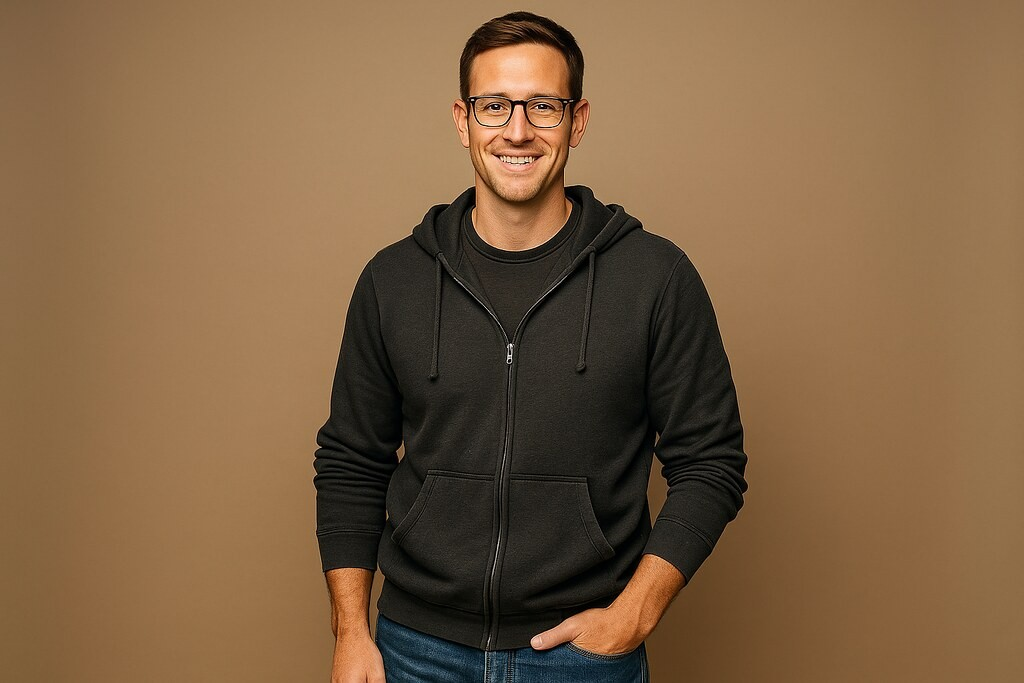
#> input picture tests/fixtures/portrait.jpg, 1024 x 683 px
$ python -i procedural.py   (imports and definitions only)
#> lines starting #> are read from the running program, lines starting #| are printed output that depends on the picture; after the words box and inside, x2 and y2 are one past the last pixel; in counts of white or black regions, pixels touching at a corner belong together
### packages/card/src/card/matte.py
"""Mask arithmetic. Grow, shrink, fill holes, drop islands, refine a matte.

Three places need the same handful of operations on an alpha channel, and they
are the same operations whether the matte came from BiRefNet or from the colour
distance in procedural.py:

  services/cutout  cleans what the model returned before it leaves the service
  card/procedural  builds the mock matte out of these
  card/compose     seals whatever it is handed before it composites

Nothing here knows about a model. A mask goes in, a mask comes out.

Two costs worth knowing. Pillow's rank filters are O(k^2) per pixel, so a 20 px
MaxFilter over a 2048 px photo is seconds, and `grow` and `shrink` use a blur and
a threshold instead. And a Python loop per pixel is seconds too, which is why
the hole filling and the island dropping both work on runs of a row, a handful
per row, instead of on pixels.
"""

from __future__ import annotations

import numpy as np
from PIL import Image, ImageFilter

# The matte's 50 percent line: at or above this alpha a pixel is the person.
HALF = 128


def as_mask(binary: np.ndarray) -> Image.Image:
    """A bool array as an 8-bit Pillow mask."""
    return Image.fromarray(binary.astype(np.uint8) * 255, "L")


def grow(mask: Image.Image, radius: float) -> Image.Image:
    """Dilate by about `radius`. A blur and a low threshold.

    A rank filter wide enough to seal the gap between a pair of glasses and the
    edge of a face is 20 px across, and Pillow's MaxFilter is O(k^2) per pixel.
    A blur costs the same whatever the radius.
    """
    return mask.filter(ImageFilter.GaussianBlur(radius)).point(lambda v: 255 if v >= 64 else 0)


def shrink(mask: Image.Image, radius: float) -> Image.Image:
    """Erode by about `radius`. The same blur with a high threshold."""
    return mask.filter(ImageFilter.GaussianBlur(radius)).point(lambda v: 255 if v >= 192 else 0)


def fill_holes(binary: np.ndarray) -> np.ndarray:
    """Close gaps inside the subject: anything false the border cannot reach.

    The background is split into runs and joined into pieces, the same way
    `largest_blob` joins the subject. A piece with a pixel on any edge of the
    frame is the real background. Every other piece is enclosed by the subject,
    so it is a hole, and it is filled. A subject that runs off an edge of the
    frame does not close anything off against that edge.

    Pieces join through a shared side, not a shared corner, which is what a
    flood fill does. This used to be one: ImageDraw.floodfill, which is a
    Python loop per pixel and took a second over a 1100 px phone photo.
    """
    height, width = binary.shape
    if not height or not width:
        return binary.copy()
    rows, starts, ends, roots, _ = _label_runs(~binary)
    open_to_edge = {
        root
        for row, start, end, root in zip(rows, starts, ends, roots, strict=True)
        if row == 0 or row == height - 1 or start == 0 or end == width
    }
    filled = binary.copy()
    for row, start, end, root in zip(rows, starts, ends, roots, strict=True):
        if root not in open_to_edge:
            filled[row, start:end] = True
    return filled


def _label_runs(binary: np.ndarray) -> tuple[list[int], list[int], list[int], list[int], dict]:
    """Connected components, as runs of true pixels joined row to row.

    Returns the runs (row, start, end), the component each one belongs to, and
    how many pixels each component holds. Rows are collapsed into runs first,
    which is quick because a silhouette has a handful of runs per row rather
    than a few thousand pixels.
    """
    padded = np.zeros((binary.shape[0], binary.shape[1] + 2), dtype=np.int8)
    padded[:, 1:-1] = binary
    change = np.diff(padded, axis=1)
    rows, starts = (array.tolist() for array in np.nonzero(change == 1))
    ends = np.nonzero(change == -1)[1].tolist()

    parent = list(range(len(starts)))

    def find(index: int) -> int:
        while parent[index] != index:
            parent[index] = parent[parent[index]]
            index = parent[index]
        return index

    # first[r] is where row r's runs begin, so they are the slice first[r]:first[r+1].
    first = np.searchsorted(rows, np.arange(binary.shape[0] + 1)).tolist()

    for row in range(1, binary.shape[0]):
        here, above = first[row], first[row - 1]
        while here < first[row + 1] and above < first[row]:
            if starts[here] < ends[above] and starts[above] < ends[here]:
                root_here, root_above = find(here), find(above)
                if root_here != root_above:
                    parent[root_above] = root_here
            if ends[here] < ends[above]:
                here += 1
            else:
                above += 1

    roots = [find(index) for index in range(len(starts))]
    sizes: dict[int, int] = {}
    for index, root in enumerate(roots):
        sizes[root] = sizes.get(root, 0) + ends[index] - starts[index]
    return rows, starts, ends, roots, sizes


def _keep(binary: np.ndarray, wanted) -> np.ndarray:
    """Rebuild a mask from the runs whose component `wanted` says to keep."""
    rows, starts, ends, roots, sizes = _label_runs(binary)
    out = np.zeros_like(binary)
    for index, root in enumerate(roots):
        if wanted(sizes[root], sizes):
            out[rows[index], starts[index] : ends[index]] = True
    return out


def largest_blob(binary: np.ndarray) -> np.ndarray:
    """Keep the biggest connected piece and drop every other one.

    A dark patch of floor in one corner, a speck of shadow, a picture frame on
    the wall: anything the matte caught that is not joined to the body goes.
    """
    if not binary.any():
        return binary
    biggest = max(_label_runs(binary)[4].values())
    return _keep(binary, lambda size, _: size == biggest)


# [55 lines left out: functions drop_small_islands, refine_matte, not called in this run]


__all__ = [
    "HALF",
    "as_mask",
    "drop_small_islands",
    "fill_holes",
    "grow",
    "largest_blob",
    "refine_matte",
    "shrink",
]

### packages/card/src/card/procedural.py
"""Stand-ins for the two vision models, written with numpy and Pillow.

`stadium()` draws a ballpark background. It is what the mock art service returns
and what `render.py --fixture` uses, so a laptop can render a card with no GPU
and no weights.

`plain_wall_cutout()` mattes a subject off a plain background by colour distance.
It is what the mock cutout service uses. It only works on the input this demo
asks for, a photo against a plain wall, and it is not trying to be BiRefNet.

Both are deterministic. Same arguments in, same pixels out.
"""

from __future__ import annotations

import numpy as np
from PIL import Image, ImageDraw, ImageFilter

from card.matte import fill_holes, grow, largest_blob, shrink

# Two parks. None for `glow` means a daylight park, so no floodlights.
_NIGHT = {
    "sky": ((5, 10, 32), (30, 56, 104)),
    "stands": (20, 27, 50),
    "wall": (16, 52, 36),
    "grass": ((34, 104, 58), (18, 62, 36)),
    "dirt": (112, 74, 48),
    "glow": (255, 246, 214),
}
_DAY = {
    "sky": ((104, 170, 230), (212, 234, 248)),
    "stands": (82, 92, 108),
    "wall": (126, 46, 36),
    "grass": ((78, 156, 74), (46, 110, 50)),
    "dirt": (176, 124, 78),
    "glow": None,
}

# Colours per style, the park its art prompt asks FLUX for.
_PROC: dict[str, dict] = {"akamai": _NIGHT, "classic": _DAY}

DEFAULT_STYLE = "akamai"


# [98 lines left out: functions _vertical_gradient, _floodlights, stadium, not called in this run]


def _border_colour(pixels: np.ndarray, band: int = 24) -> np.ndarray:
    """Median colour of a ring around the edge. On a plain-wall photo that is the wall."""
    ring = np.concatenate(
        [
            pixels[:band].reshape(-1, 3),
            pixels[-band:].reshape(-1, 3),
            pixels[:, :band].reshape(-1, 3),
            pixels[:, -band:].reshape(-1, 3),
        ]
    )
    return np.median(ring, axis=0)


def _background_model(pixels: np.ndarray, subject: np.ndarray, cells: int = 48) -> np.ndarray:
    """A smooth per-pixel estimate of the wall behind the subject.

    A studio wall is rarely one flat colour. It falls off toward the corners and
    is often brightest right behind the subject, so one median colour leaves a
    halo. This averages the non-subject pixels into a coarse grid, fits a
    quadratic surface per channel to the cells the subject does not cover, and
    uses that surface to say what the wall would have been behind them.
    """
    height, width, _ = pixels.shape
    small = (cells, max(2, round(cells * height / width)))
    weight = (~subject).astype(np.float32)

    def shrink(array: np.ndarray) -> np.ndarray:
        if array.ndim == 3:
            return np.stack([shrink(array[..., c]) for c in range(array.shape[2])], axis=-1)
        source = Image.fromarray(np.ascontiguousarray(array, dtype=np.float32), "F")
        return np.asarray(source.resize(small, Image.BOX), dtype=np.float32)

    total = shrink(pixels * weight[..., None])
    count = shrink(weight)
    known = count > 0.15
    grid = total / np.maximum(count, 1e-6)[..., None]

    grid_h, grid_w = known.shape
    yy, xx = np.mgrid[0:grid_h, 0:grid_w].astype(np.float32)
    xx = xx / max(grid_w - 1, 1) * 2.0 - 1.0
    yy = yy / max(grid_h - 1, 1) * 2.0 - 1.0
    basis = np.stack([np.ones_like(xx), xx, yy, xx * xx, xx * yy, yy * yy], axis=-1)

    if int(known.sum()) >= 3 * basis.shape[-1]:
        surface = np.stack(
            [
                basis @ np.linalg.lstsq(basis[known], grid[known][:, channel], rcond=None)[0]
                for channel in range(3)
            ],
            axis=-1,
        )
    else:
        surface = np.broadcast_to(_border_colour(pixels), grid.shape).copy()

    estimate = np.where(known[..., None], grid, surface)
    as_image = Image.fromarray(np.clip(estimate, 0, 255).astype(np.uint8), "RGB")
    smooth = as_image.resize((width, height), Image.BICUBIC).filter(
        ImageFilter.GaussianBlur(max(width, height) / 140)
    )
    return np.asarray(smooth, dtype=np.float32)


def _unmix(pixels: np.ndarray, background: np.ndarray, soft: Image.Image) -> np.ndarray:
    """Take the wall's colour back out of the part-transparent edge pixels.

    An edge pixel is a mix: colour = alpha * subject + (1 - alpha) * wall. Paste
    it over a night stadium without solving that back and the wall it was cut
    from shows up as a bright fringe around the head. Solving for the subject
    removes the fringe. Below alpha 0.02 the division is meaningless and the
    pixel is invisible anyway, so it is left alone.
    """
    alpha = (np.asarray(soft, dtype=np.float32) / 255.0)[..., None]
    subject = (pixels - (1.0 - alpha) * background) / np.maximum(alpha, 0.12)
    return np.where(alpha > 0.02, np.clip(subject, 0, 255), pixels).astype(np.uint8)


def plain_wall_cutout(image: Image.Image, low: float = 0.075, high: float = 0.17) -> Image.Image:
    """Matte a subject off a plain background. Returns RGBA with a soft edge.

    Pass one finds the subject roughly, using distance from the median edge
    colour. Pass two models the wall as a smooth gradient with the subject
    excluded, and measures distance from that instead, which kills the halo.
    """
    rgb = image.convert("RGB")
    pixels = np.asarray(rgb, dtype=np.float32)

    rough = np.linalg.norm(pixels - _border_colour(pixels), axis=2) / 441.67 > 0.10
    background = _background_model(pixels, rough)

    distance = np.linalg.norm(pixels - background, axis=2) / 441.67
    alpha = np.clip((distance - low) / max(high - low, 1e-6), 0.0, 1.0)

    # Wide enough to bridge the channel between a pair of glasses and the edge of
    # a face, which is the gap that lets the flood fill in and leaves a hole
    # where an eye should be.
    radius = max(4.0, min(rgb.width, rgb.height) * 0.016)

    # Open to drop specks, close to seal those channels, fill what is left
    # enclosed, then throw away anything that is not joined to the body. The
    # result is one clean silhouette with no interior detail and no islands.
    speckless = Image.fromarray((alpha > 0.5).astype(np.uint8) * 255, "L")
    speckless = speckless.filter(ImageFilter.MinFilter(5)).filter(ImageFilter.MaxFilter(5))
    sealed = largest_blob(fill_holes(np.asarray(shrink(grow(speckless, radius), radius)) > 127))
    silhouette = Image.fromarray(sealed.astype(np.uint8) * 255, "L")

    # The silhouette is the matte. Every pixel inside it is opaque and the only
    # soft part is the outer pixel or two, which a 1.2 blur gives.
    #
    # Letting the colour distance go on deciding inside the outline is what put a
    # stadium through the middle of a face. Skin in shadow along a jaw sits close
    # enough to a grey wall that the distance reads as background, and the result
    # is a notch bitten out of a cheek. It buys nothing back: the closing that
    # seals the channel between a pair of glasses and a temple is wider than a
    # strand of hair, so the fine edge this would keep is already gone. The cost
    # is that a gap the closing bridged, between an arm and a torso, comes out as
    # a patch of wall on the subject rather than a hole in them. On the input
    # this asks for, a headshot against a plain wall, that is the better trade.
    soft = silhouette.filter(ImageFilter.GaussianBlur(1.2))

    out = Image.fromarray(_unmix(pixels, background, soft), "RGB").convert("RGBA")
    out.putalpha(soft)
    return out


__all__ = ["DEFAULT_STYLE", "plain_wall_cutout", "stadium"]

>>> from PIL import Image
>>> picture = Image.open('../../../../tests/fixtures/portrait.jpg')
#> picture is the input picture: PIL image 1024x683 RGB; mean R, G, B 125.4, 96.5, 66.6
>>> result = plain_wall_cutout(picture)
#> in plain_wall_cutout, `rough = np.linalg.norm(pixels - _border_colour(pixels), axis=2) / 441...`:
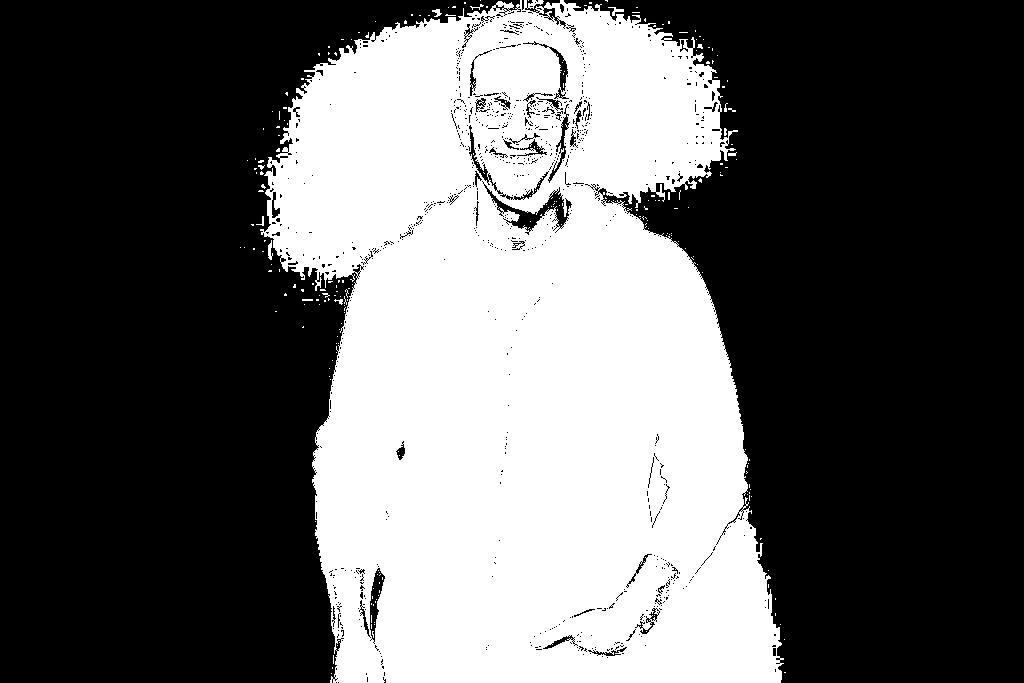
#> rough: shape (683, 1024) bool; 38.1% white; 243 white regions (232 under 20 px), largest, box (x1, y1, x2, y2) and area: (260, 0, 784, 683) 265010, (268, 240, 273, 260) 59, (608, 7, 624, 16) 53
#> in shrink (call 4), `source = Image.fromarray(np.ascontiguousarray(array, dtype=np.float32)..`:
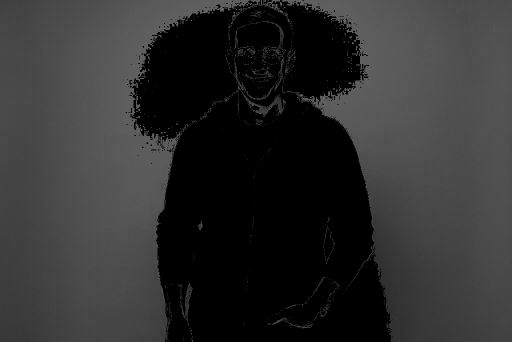
#> source: PIL image 1024x683 F (shown at 1/2 size); min 0, max 112, mean 47.2
#> in shrink, `return mask.filter(ImageFilter.GaussianBlur(radius)).point(lambda v: 2..`:
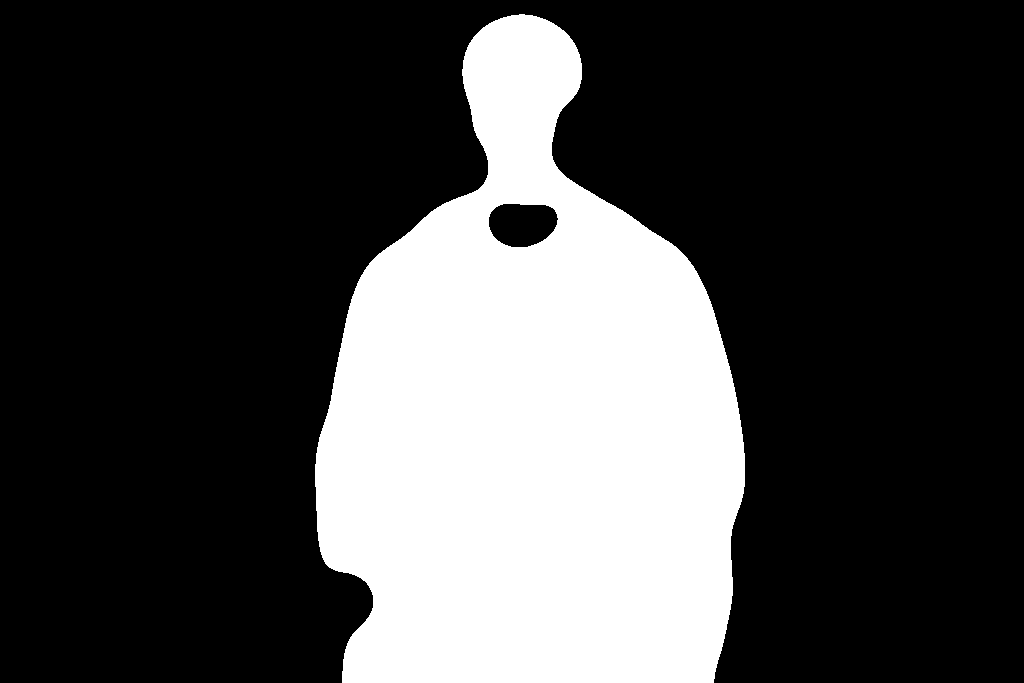
#> returned value: PIL image 1024x683 L; 27.8% white; 1 white region, box (x1, y1, x2, y2) and area: (315, 14, 745, 683) 194370
#> in fill_holes, `height, width = binary.shape`: height = 683; width = 1024
#> in _label_runs, `change = np.diff(padded, axis=1)`:
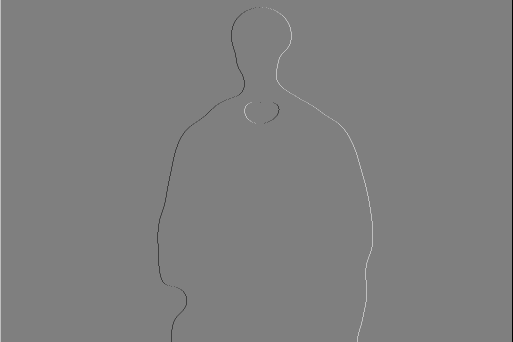
#> change: shape (683, 1025) int8 (shown at 1/2 size); min -1, max 1, mean 0; drawn with min black and max white
#> in _label_runs, `rows, starts = (array.tolist() for array in np.nonzero(change == 1))`: rows = 1395 values from 0 to 682; starts = 1395 values, max 745 at index 936, min 0 at index 0, mean 339.8
#> in _label_runs, `ends = np.nonzero(change == -1)[1].tolist()`: ends = 1395 values, max 1024 at index 0, min 315 at index 957, mean 701.8
#> in _label_runs, `parent = list(range(len(starts)))`: parent = 1395 values from 0 to 1394
#> in _label_runs, `first = np.searchsorted(rows, np.arange(binary.shape[0] + 1)).tolist()`: first = 684 values from 0 to 1395
#> the loop in _label_runs, `for row in range(1, binary.shape[0]):` made 682 passes
#> after the loop in _label_runs, `for row in range(1, binary.shape[0]):`: parent = 1395 values, max 1394 at index 1393, min 1 at index 0, mean 698.1
#> in _label_runs, `roots = [find(index) for index in range(len(starts))]`: roots = 1395 values, max 1394 at index 0, min 521 at index 395, mean 1367.1
#> after the loop in _label_runs, `for index, root in enumerate(roots):`: sizes = {1394: 502618, 521: 2404}
#> in fill_holes, `rows, starts, ends, roots, _ = _label_runs(~binary)`: rows = 1395 values from 0 to 682
#> in fill_holes, `open_to_edge = { root for row, start, end, root in zip(rows, starts, e..`: open_to_edge = 1 item
#> the loop in fill_holes, `for row, start, end, root in zip(rows, starts, ends, roots, strict=Tru..` made 1395 passes
#> (row, start, end) on passes 1 to 3: (0, 0, 1024), (1, 0, 1024), (2, 0, 1024)
#> after the loop in fill_holes, `for row, start, end, root in zip(rows, starts, ends, roots, strict=Tru..`:
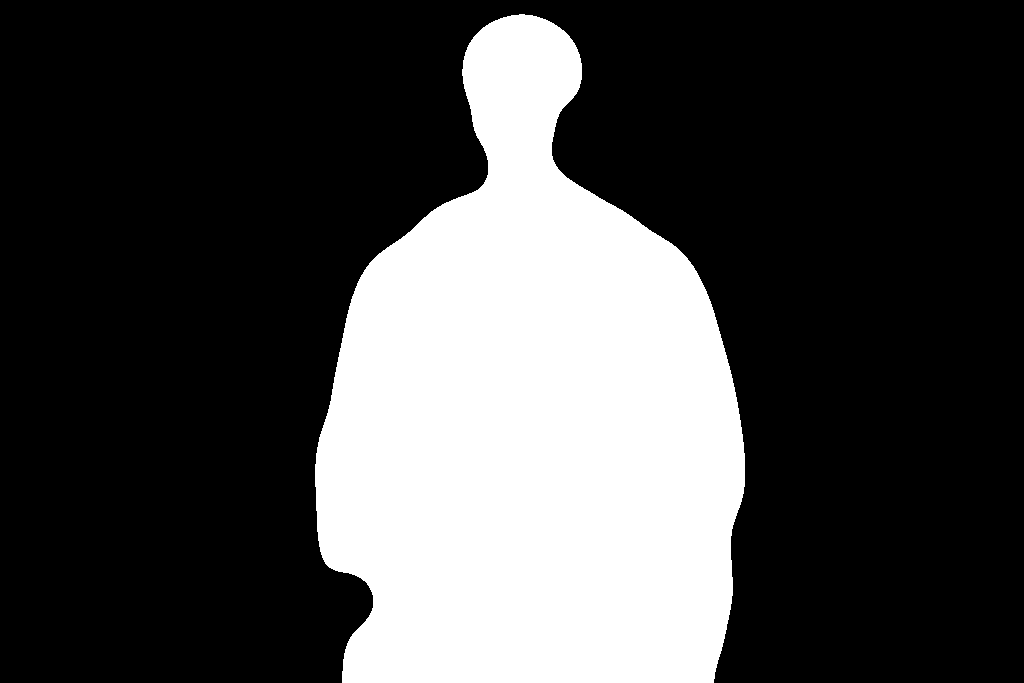
#> filled: shape (683, 1024) bool; 28.1% white; 1 white region, box (x1, y1, x2, y2) and area: (315, 14, 745, 683) 196774
#> the loop in _label_runs (call 2), `for row in range(1, binary.shape[0]):` made 682 passes
#> in largest_blob, `biggest = max(_label_runs(binary)[4].values())`: biggest = 196774
#> in _keep, `rows, starts, ends, roots, sizes = _label_runs(binary)`: rows = 669 values from 14 to 682; starts = 669 values, max 519 at index 0, min 315 at index 450, mean 382.6; ends = 669 values, max 745 at index 439, min 525 at index 0, mean 676.7; roots = 669 values from 668 to 668; sizes = {668: 196774}
#> in plain_wall_cutout, `out.putalpha(soft)`:
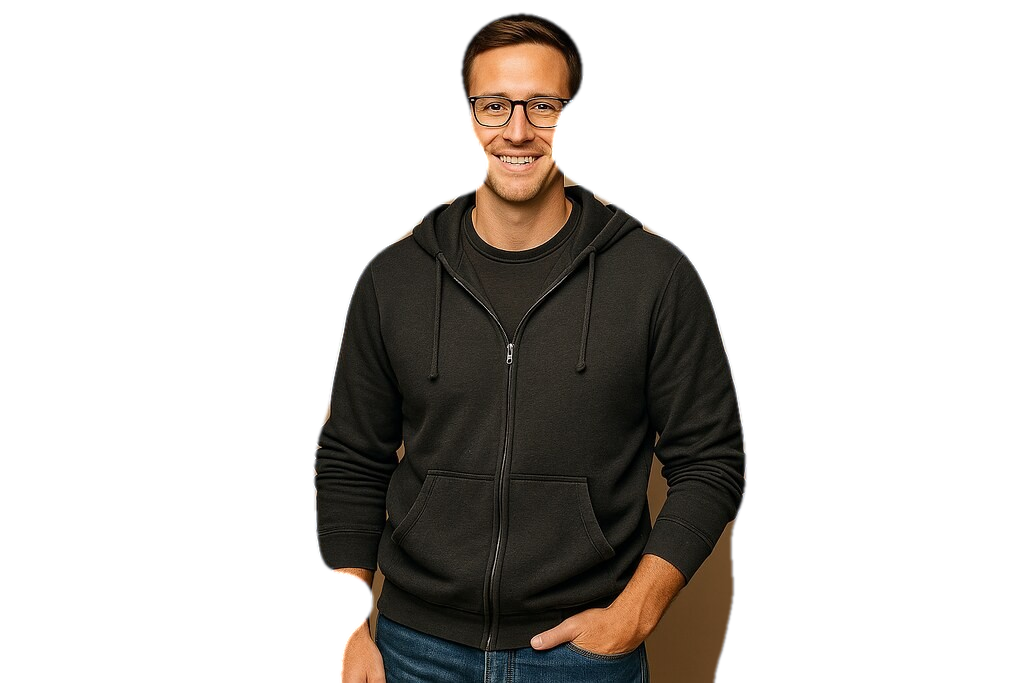
#> out: PIL image 1024x683 RGBA; mean R, G, B, A 125.2, 96.5, 66.7, 71.7; transparent parts drawn white
